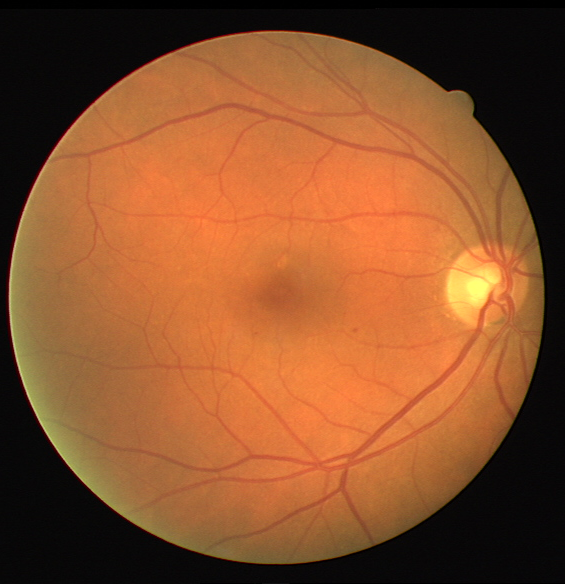
%> input picture tp4-extraccion-de-indicadores/img/retinografia.tif, 565 x 584 px
$ octave practico4_parte1.m   (GNU Octave 9; MATLAB toolbox functions it lacks are replaced by stand-ins)
%> lines starting %> are read from the running program, lines starting %| are printed output that depends on the picture; in (x1, y1, x2, y2) boxes, pixels count from 0 and x2, y2 are one past the last pixel; in counts of white or black regions, pixels touching at a corner belong together; the program's own positions count from 1
%% Preliminar: Seteo del ambiente
clear;
close all;
clc;

% NOTA: SETEAR LA VARIABLE ROOT CON EL PATH DONDE GUARDASTE LAS IM�GENES
% DEL PR�CTICO. ACORDARSE DE INCLUIR '\' AL FINAL.
%root = '...';
root = 'img/';

% Abro la imagen, la segmentaci�n de referencia y la m�scara
imagenColor = imread(strcat(root, 'retinografia.tif'));
%> imagenColor is the input picture: size 584x565x3 uint8; mean R, G, B 137.6, 81.2, 44
I = double(imagenColor(:,:,2));
gt = imread(strcat(root, 'retinografia_manual1.gif'));
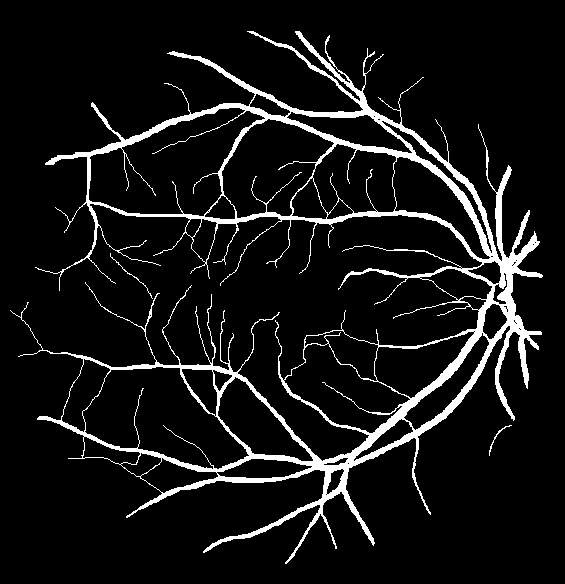
%> input picture tp4-extraccion-de-indicadores/img/retinografia_manual1.gif, 565 x 584 px
%> gt is the input picture: size 584x565 uint8; 8.2% white; 3 white regions, box (x1, y1, x2, y2) and area: (10, 31, 543, 564) 26858, (110, 253, 153, 299) 68, (489, 425, 512, 456) 58
mask = imread(strcat(root, 'retinografia_mask.gif'));
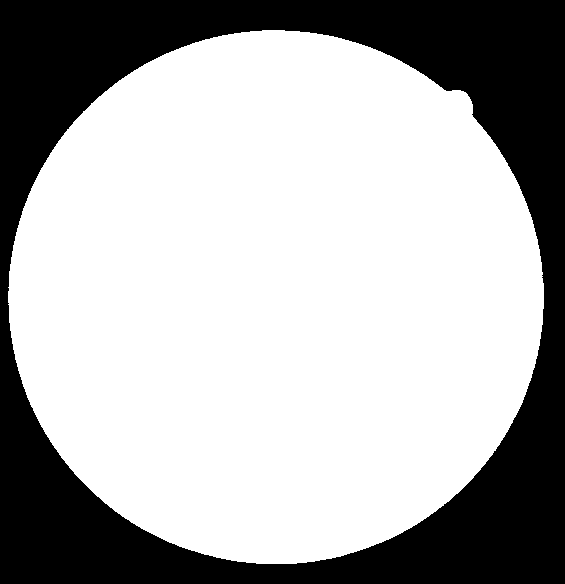
%> input picture tp4-extraccion-de-indicadores/img/retinografia_mask.gif, 565 x 584 px
%> mask is the input picture: size 584x565 uint8; 68.2% white; 1 black region, box (x1, y1, x2, y2) and area: (0, 0, 565, 584) 105016

% Preprocesamos la imagen
fondo = medfilt2(I, [40 40]);
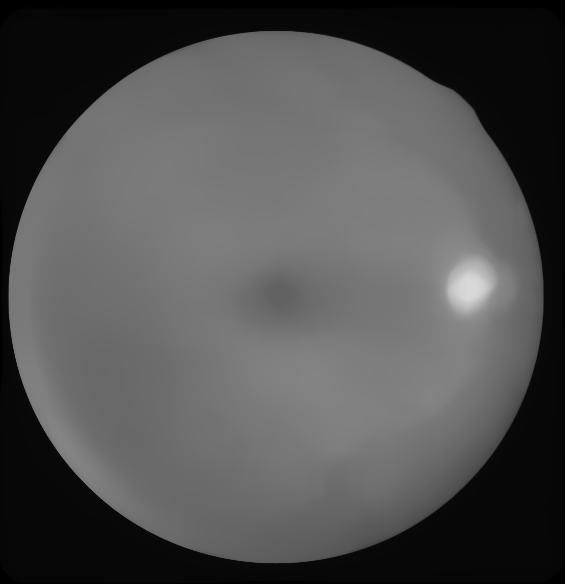
%> fondo: size 584x565 double; min 0, max 217, mean 80.8
Iprepro = double(I) - double(fondo);
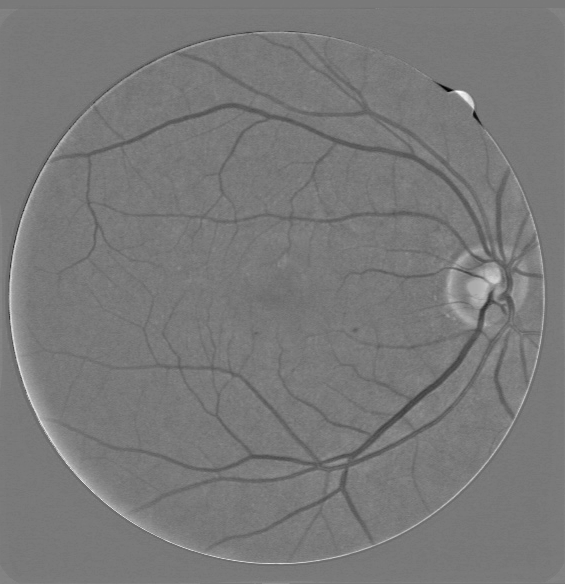
%> Iprepro: size 584x565 double; min -94, max 104, mean 0.4; drawn with min black and max white
Iprepro = (Iprepro - min(Iprepro(:))) / (max(Iprepro(:)) - min(Iprepro(:)));

% Acomodamos el ground truth
gt(gt>0) = 1;
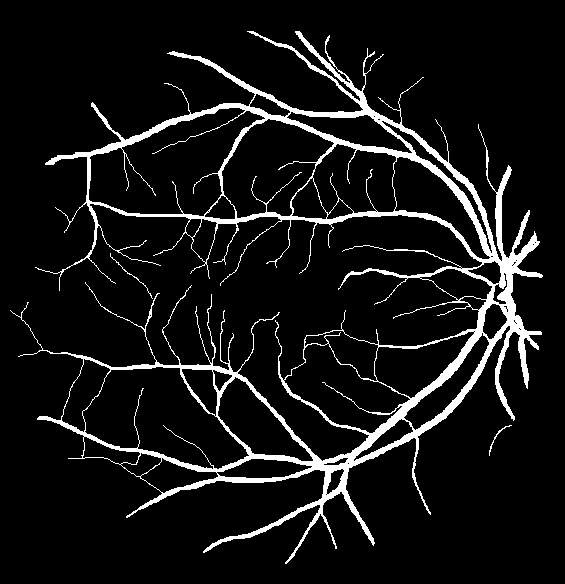
%> gt: size 584x565 uint8; values 0 (black) and 1 (white), 8.2% white; 3 white regions, box (x1, y1, x2, y2) and area: (10, 31, 543, 564) 26858, (110, 253, 153, 299) 68, (489, 425, 512, 456) 58
gt = double(gt);

% Acomodamos la m�scara
mask(mask>0) = 1;
mask = double(mask);

figure('Name','Imagen Practico 4 Retinograf�a');
subplot(2,3,1);  imshow(imagenColor); title('Original');
subplot(2,3,2);  imshow(gt); title('Ground Truth');
subplot(2,3,3);  imshow(I/255); title('Canal Verde');
subplot(2,3,4);  imshow(double(fondo/255)); title('Fondo Canal Verde');
subplot(2,3,5);  imshow(Iprepro); title('Canal Verde Sin Fondo');

%% Ejercicio 1
% Realizar un umbralado de la banda del verde preprocesada para obtener los
% vasos sangu�neos. �Qu� dificultades se observan en los resultados obtenidos?

% Modific� este valor con el que m�s te guste :)
threshold = 0.4;

% Segmentaci�n por umbralado
segm = Iprepro;
segm(Iprepro <= threshold) = 1;
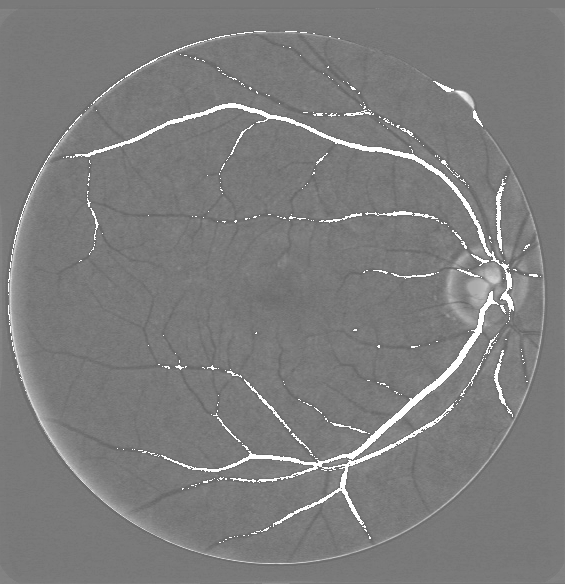
%> segm: size 584x565 double; min 0.402, max 1, mean 0.494
segm(Iprepro > threshold) = 0;
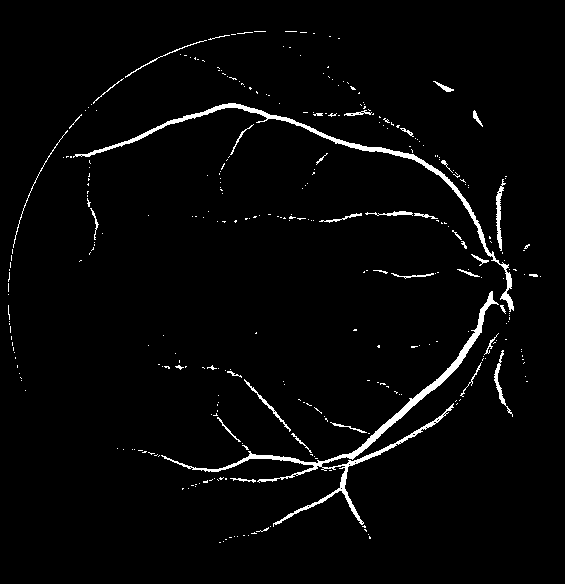
%> segm: size 584x565 double; values 0 (black) and 1 (white), 2.7% white; 323 white regions (285 under 20 px), largest, box (x1, y1, x2, y2) and area: (161, 291, 499, 527) 3172, (73, 103, 514, 312) 2298, (496, 179, 506, 251) 265

% Muestro por pantalla
figure('name','Imagen preprocesada y su segmentaci�n por umbralado');
subplot(1,3,1), imshow(Iprepro);
title('Imagen preprocesada');
subplot(1,3,2), imshow(segm);
title(strcat('Segmentaci�n con t=',num2str(threshold)));
subplot(1,3,3), imshow(gt);
title('Segmentaci�n de referencia');


%% Ejercicio 2.a) Bordes.
% Estudiar las caracter�sticas de los bordes de los vasos sangu�neos en
% algunos sectores de la imagen de fondo de ojo. �A cu�l de los bordes que
% vimos anteriormente se parece m�s?

Inorm = (I - min(I(:))) / (max(I(:)) - min(I(:)));
figure('name','Seleccion� el perfil de intensidades de un vaso y puls� doble clic');
imshow(Inorm);
%> (the run ends here)
